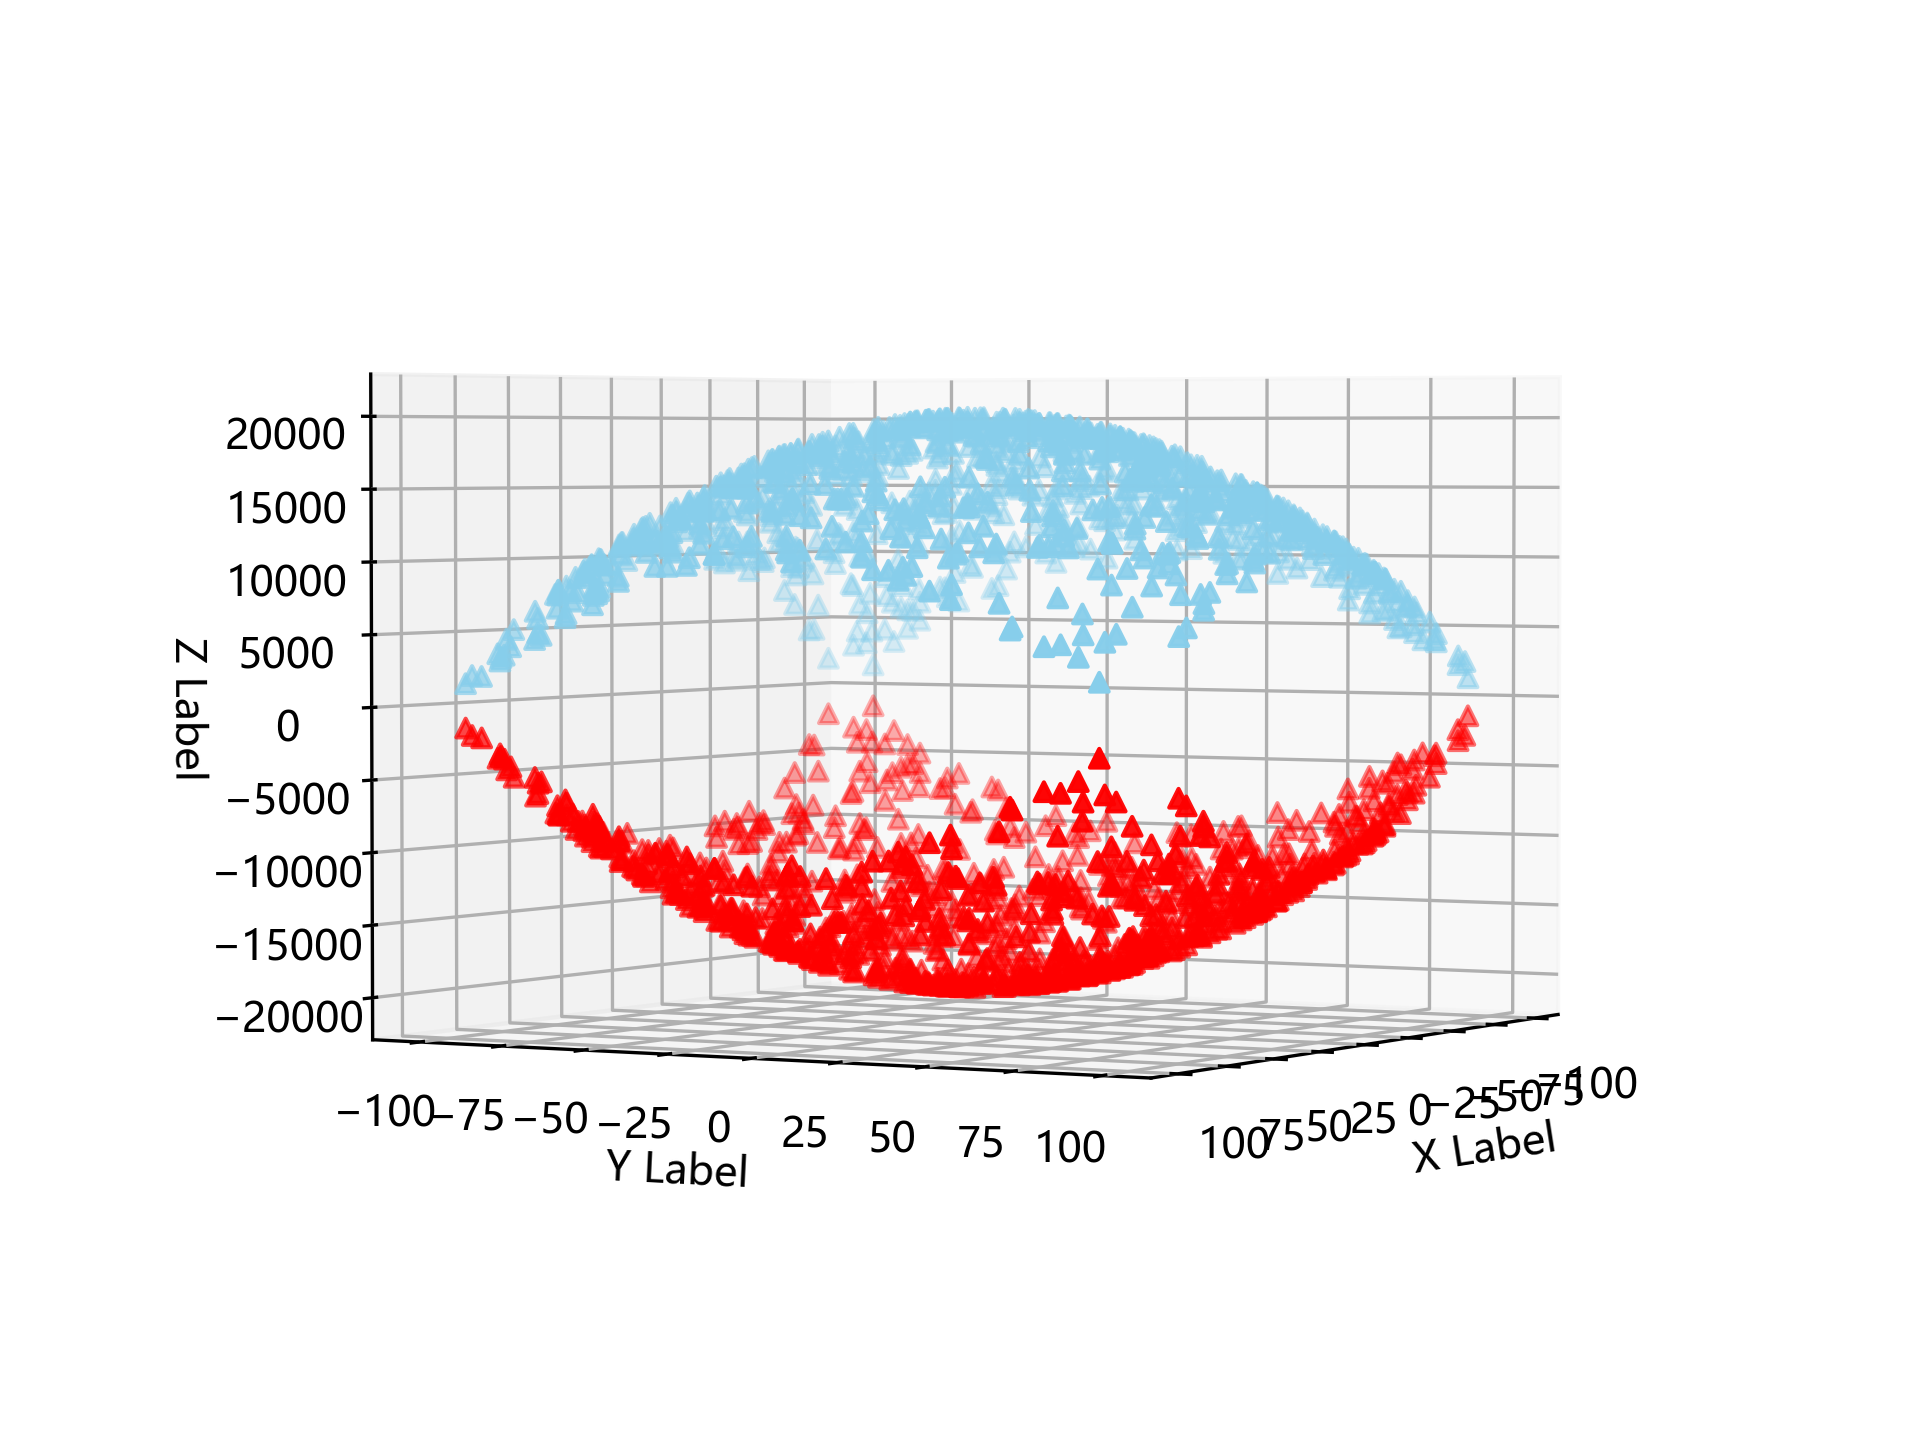

This figure's Python source:
import numpy as np
import matplotlib.pyplot as plt
import math
from mpl_toolkits.mplot3d import Axes3D

plt.rcParams['font.sans-serif'] = ['Microsoft YaHei']  # 用来正常显示中文标签
plt.rcParams['savefig.dpi'] = 300  # 图片像素
plt.rcParams['figure.dpi'] = 300  # 分辨率

# 1.生成fig对象和ax对象
fig = plt.figure()
ax = fig.add_subplot(projection='3d')
ax.set_xlabel('X Label')
ax.set_ylabel('Y Label')
ax.set_zlabel('Z Label')

# 2.生成数据

x2 = np.random.randint(-100, 100, 1000)  # x轴，生成1000个在-100到100之间的整数
y2 = np.random.randint(-100, 100, 1000)  # y轴，生成1000个在-100到100之间的整数
z2 = x2 ** 2 + y2 ** 2 - 20000  # 生成z轴的数据
z3 = -x2 ** 2 - y2 ** 2 + 20000  # 生成z轴的数据
ax.scatter(x2, y2, z2, zdir='z', s=20, c='r', marker='^', depthshade=True)
ax.scatter(x2, y2, z3, zdir='z', s=20, c='skyblue', marker='^', depthshade=True)

# 4.显示图形
ax.view_init(2, 30)  # 调整视角
plt.tight_layout()
plt.savefig('part2-7.png')
plt.show()
